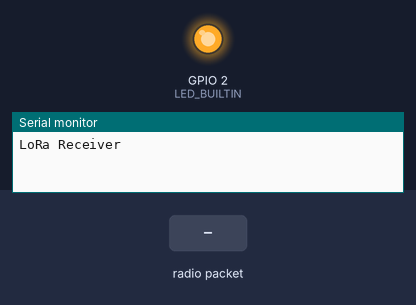
Recording of a sketch running on a simulated ESP32. On the bench: output pins drawn as LEDs (lit = HIGH), the last lines printed to the serial monitor. Dashed ring = blinking. The test bench sets the inputs (shaded band). WiFi joins after 1.5 s; servers stay silent unless stated; no radio packets arrive unless stated.

Above: at 1.6 s.
At 3.3 s:
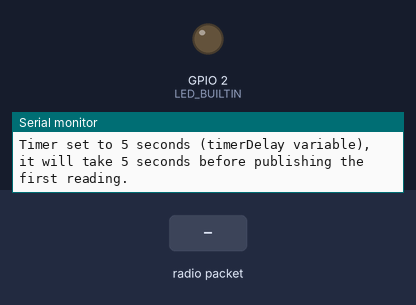
3.4 s: radio packet "1" arrives
At 5.0 s:
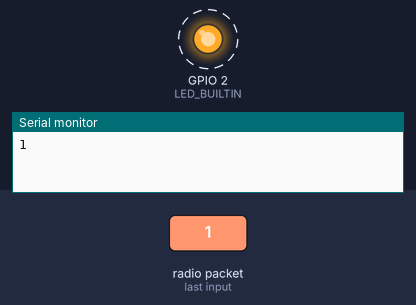
Timing chart, 0 to 12.1 s (numbered marks = the images above; inputs shaded):
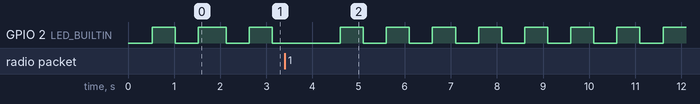

Measured:
- by itself, GPIO 2 (LED_BUILTIN): alternates HIGH for 0.50 s and LOW for 0.50 s

The sketch:

ESP32_mandar_datos.ino
```cpp
// internet
#include <WiFi.h>
#include <HTTPClient.h>

const char* ssid = "INFINITUM4F18_2.4";
const char* password = "EsnrA23be5";

String serverName = "http://acercamientos-al-agua.uc.r.appspot.com/create-sensor/";

unsigned long myTime;
unsigned long myTime_old = 0;
bool led_status = false;


// lora
#include <SPI.h>
#include <LoRa.h>

//define the pins used by the transceiver module
#define ss 16
#define rst 5
#define dio0 26

bool Error_wifi = false;

void setup() {

  pinMode(LED_BUILTIN, OUTPUT);
  //initialize Serial Monitor
  Serial.begin(9600);
  Serial.println("LoRa Receiver");

  //setup LoRa transceiver module
  LoRa.setPins(ss, rst, dio0);

  //replace the LoRa.begin(---E-) argument with your location's frequency
  //433E6 for Asia
  //866E6 for Europe
  //915E6 for North America
  while (!LoRa.begin(915E6)) {
    // Serial.println(".");
    digitalWrite(LED_BUILTIN, LOW);
    delay(500);
    digitalWrite(LED_BUILTIN, HIGH);
    delay(500);
  }
  // Change sync word (0xF3) to match the receiver
  // The sync word assures you don't get LoRa messages from other LoRa transceivers
  // ranges from 0-0xFF
  LoRa.setSyncWord(0xF3);
  LoRa.setSpreadingFactor(12);
  // Serial.println("LoRa Initializing OK!");

  //  Wifi
  WiFi.begin(ssid, password);
  // Serial.println("Connecting");
  while (WiFi.status() != WL_CONNECTED) {
    digitalWrite(LED_BUILTIN, LOW);
    delay(500);
    digitalWrite(LED_BUILTIN, HIGH);
    delay(500);
    // Serial.print(".");
  }
  Serial.println("");
  Serial.print("Connected to WiFi network with IP Address: ");
  Serial.println(WiFi.localIP());

  Serial.println("Timer set to 5 seconds (timerDelay variable), it will take 5 seconds before publishing the first reading.");

  digitalWrite(LED_BUILTIN, LOW);
}

void loop() {
  // try to parse packet
  int packetSize = LoRa.parsePacket();

  myTime = millis();
  if (Error_wifi == false && myTime >= (500 + myTime_old)) {
    digitalWrite(LED_BUILTIN, (led_status == true) ? HIGH : LOW);
    myTime_old = myTime;
    led_status = !led_status;
  } else if (myTime < myTime_old) {
    myTime_old = myTime;
  }

  if (packetSize) {
    // received a packet
    // Serial.print("Received packet '");

    // read packet
    while (LoRa.available()) {
      String LoRaData = LoRa.readString();
      Serial.println(LoRaData);
      send_to_internet(serverName + LoRaData);
    }

    // print RSSI of packet
    // Serial.print("' with RSSI ");
    // Serial.println(LoRa.packetRssi());
  }
}

void send_to_internet(String lora_string)
{
  if (WiFi.status() == WL_CONNECTED) {
    HTTPClient http;


    // Serial.println();
    // Serial.print(lora_string);
    // Serial.println();

    http.begin(lora_string.c_str());

    // Send HTTP GET request
    int httpResponseCode = http.GET();

    if (httpResponseCode > 0) {
      // Serial.print("HTTP Response code: ");
      // Serial.println(httpResponseCode);
      String payload = http.getString();
      Serial.println(payload);
    }
    else {
      // Serial.print("Error code: ");
      // Serial.println(httpResponseCode);
    }
    // Free resources
    http.end();
    digitalWrite(LED_BUILTIN, LOW);
  }
  else {
    // Serial.println("WiFi Disconnected");
    Error_wifi = true;
    digitalWrite(LED_BUILTIN, HIGH);
  }
}
```
